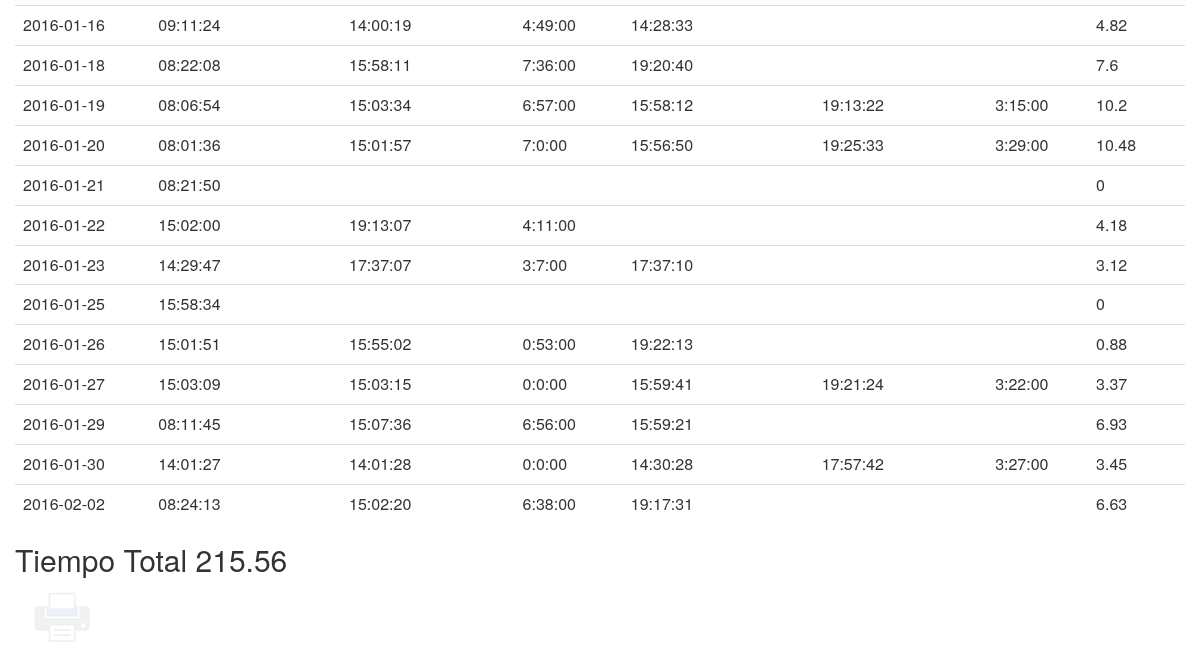
The page /horario-personal.php?usuario=1 (lower part) on the database as committed earlier.
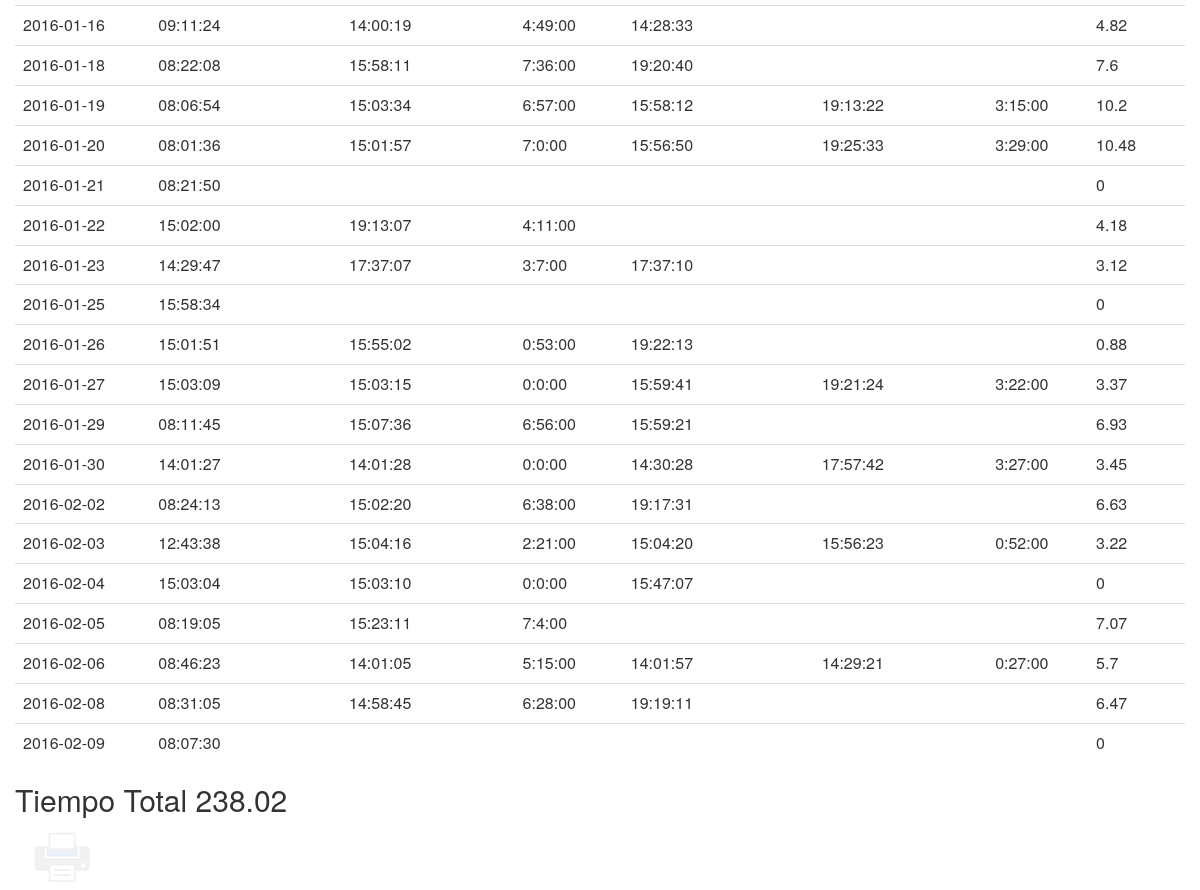
The same page on the database as committed later.
### tables this page shows
CREATE TABLE IF NOT EXISTS `horario` (
  `idhorario` int(11) NOT NULL AUTO_INCREMENT,
  `dia_entrada` date DEFAULT NULL,
  `hora_entrada` time DEFAULT NULL,
  `dia_salida` date DEFAULT NULL,
  `hora_salida` time DEFAULT NULL,
  `tiempo` varchar(8) NOT NULL,
  `tiempo_decimal` float(5,2) NOT NULL,
  `despues_entrada` time DEFAULT NULL,
  `despues_salida` time DEFAULT NULL,
  `despues_tiempo` varchar(8) DEFAULT NULL,
  `despues_tiempo_decimal` float(5,2) DEFAULT NULL,
  `total` varchar(8) DEFAULT NULL,
  `total_decimal` float(5,2) DEFAULT NULL,
  `personal_idpersonal` int(11) NOT NULL,
  PRIMARY KEY (`idhorario`,`personal_idpersonal`),
  KEY `fk_horario_personal1_idx` (`personal_idpersonal`)
);

### horario-personal.php (the view, shortened to what this page needs)
<html>
<head>
<link rel="stylesheet" type="text/css" href="css/bootstrap.min.css">
<link rel="stylesheet" type="text/css" href="css/imprimir.css">
</head>
<body>
	<div class="container">
		<div class="row">
			<?php
				include('conexion.php');
			?>
			<div class="table-responsive">
				<table class="table">
					<?php
						$usuario = $_GET['usuario'];
						$datos = "select * from horario where personal_idpersonal = '$usuario'";
						$horario = mysql_query($datos, $conexion) or die(mysql_error());
						$total = 0;
						while ($rows = mysql_fetch_assoc($horario)) {
							echo "<tr>";
							$dia = $rows['dia_entrada'];
							echo "<td>".$dia."</td>";
							$entrada = $rows['hora_entrada'];
							echo "<td>".$entrada."</td>";
							$salida = $rows['hora_salida'];
							echo "<td>".$salida."</td>";
							$tiempo = $rows['tiempo'];
							echo "<td>".$tiempo."</td>";
							$decimal = $rows['tiempo_decimal'];
							$entrada = $rows['despues_entrada'];
							echo "<td>".$entrada."</td>";
							$salida = $rows['despues_salida'];
							echo "<td>".$salida."</td>";
							$despues_tiempo = $rows['despues_tiempo'];
							echo "<td>".$despues_tiempo."</td>";
							$despues_decimal = $rows['despues_tiempo_decimal'];
							$en_dia = 0;
							if(!empty($decimal)){
								$total = $total + $decimal;
								$en_dia = $en_dia + $decimal;
								if(!empty($despues_decimal)){
								$total = $total + $despues_decimal;
								$en_dia = $en_dia + $despues_decimal;
								}
							}
							echo "<td>".$en_dia."</td>";
							echo "</tr>";
						}
					?>
				</table>
				<h2>Tiempo Total <?php echo $total; ?></h2>
			</div>
		</div>
		<button onclick='window.print()' type='button' id='btnImprimir'></button>
	</div>
</body>

Rows that differ between the two databases and show on the page:
added horario: dia_entrada "2016-02-03", hora_entrada "12:43:38", hora_salida "15:04:16", tiempo "2:21:00", despues_entrada "15:04:20", despues_salida "15:56:23", despues_tiempo "0:52:00", en_dia "3.22"
added horario: dia_entrada "2016-02-04", hora_entrada "15:03:04", hora_salida "15:03:10", tiempo "0:0:00", despues_entrada "15:47:07", en_dia "0"
added horario: dia_entrada "2016-02-05", hora_entrada "08:19:05", hora_salida "15:23:11", tiempo "7:4:00", en_dia "7.07"
added horario: dia_entrada "2016-02-06", hora_entrada "08:46:23", hora_salida "14:01:05", tiempo "5:15:00", despues_entrada "14:01:57", despues_salida "14:29:21", despues_tiempo "0:27:00", en_dia "5.7"
added horario: dia_entrada "2016-02-08", hora_entrada "08:31:05", hora_salida "14:58:45", tiempo "6:28:00", despues_entrada "19:19:11", en_dia "6.47"
added horario: dia_entrada "2016-02-09", hora_entrada "08:07:30", en_dia "0"
Other text that changed with them:
$total: "215.56" → "238.02"
